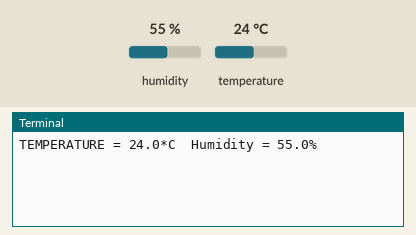
Bench run of a program on a simulated Raspberry Pi (BCM pin numbers). Parts: the last lines printed to the terminal. Inputs (shaded band) come from the test bench; at power-on: humidity 55 %, temperature 24 °C.

Above: at 1.2 s.
1.3 s: humidity set to 22 %
At 2.9 s:
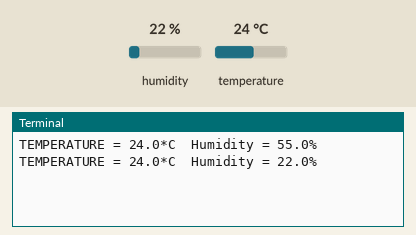
3.4 s: temperature set to 12 °C
At 4.8 s:
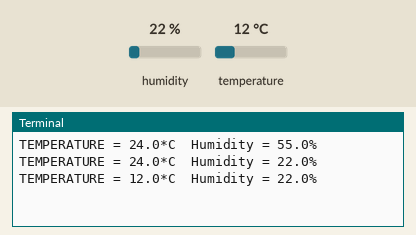
5.5 s: humidity set to 40 %
At 7.9 s:
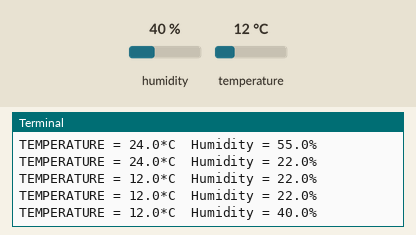
Timing chart, 0 to 9.4 s (numbered marks = the images above; inputs shaded):
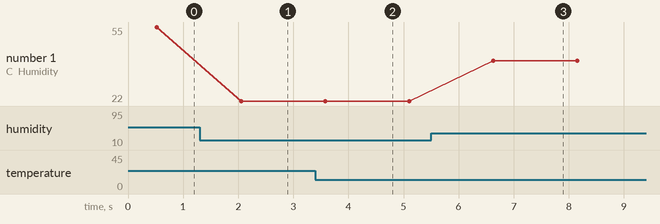

The program:

humidityS.py
```python
import RPi.GPIO as GPIO
import time
import Adafruit_DHT

SENSOR = Adafruit_DHT.DHT11
DHTOUT = 15  # GPIO Pin

GPIO.setmode(GPIO.BCM)

def destroy():
    GPIO.cleanup()

if __name__ == '__main__':
    try:
        while True:
            humidity, temperature = Adafruit_DHT.read_retry(SENSOR, DHTOUT)
            if humidity is not None and temperature is not None:
                humidity = round(humidity, 2)
                temperature = round(temperature, 2)
                print('TEMPERATURE = {0:0.1f}*C  Humidity = {1:0.1f}%'.format(temperature, humidity))
            else:
                print("Cannot Connect to Sensor!")
            time.sleep(1)

    except KeyboardInterrupt:
        destroy()
```

Measured:
- after the input at 1.3 s, the terminal: prints a new line after 0.75 s (image 1)
- after the input at 3.4 s, the terminal: prints a new line after 0.18 s (image 2)
- after the input at 5.5 s, the terminal: prints a new line after 1.1 s (image 3)
- plotted number 1: 55 → 22 after the input at 1.3 s, 22 → 40 after the input at 5.5 s
